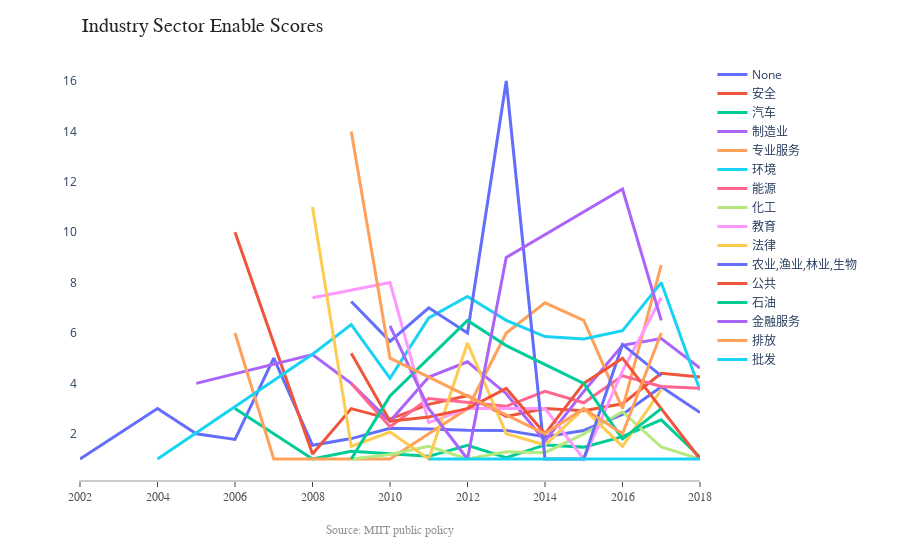

Notebook code cell kept with this figure:
### Markdown cell above
# Restrictive Trends
> ### the restrict score for Manufacturing,environmental protection have a general decreasing trend, implying the government is perhaps less restrictive in these markets. But overall, the restrictive scores for the major sectors are decreasing, insinuating perhaps there are either a change of regulation rhetoric or there are less regulations in these sectors. 
> ### Environment vs Manufacturing
- Interestingly enough, the average restrive scores of environmental protection and peaked at 2009 and 2013, while the manufacturing restrictive scores reached local minimum during those two years, implying there are perhaps a negative relationship between policy restrictiness between environment protection and manufacturing related policies. Data cannot provide any cause effect explains to this pattern, however the government seems to have opposing restrictive measures for these two areas. 
> ### Manufacturing vs Energy.
- Another interesting finding is that manufacturing restrictive scores are correlated with the energy restrictive scores from 2009 up to date, as both industry sectors reached a local maximum peak in 2011. This data suggests perhaps implies the government may have similar market access planning and cataloging for energy and manufacturing sectors. 
> ### Chemcial vs. Safety.
- restrictiv score for chemcial and safety standards are increasing over the years, implaying the government is tightening the regulations. 
> ### Safety Standards vs Professional Services 
- they have opposite relationships, as one increase, the other decreases, implying that the government try to decrease regulation on professional services while increase regulation on safty standards.
> ### Safety Standards vs Environmental Sectors
- both are somewhat correlated, meaning as safety standards tightens, the Environmental sectors also tightens.
> ### Public Goods vs Energy Sectors
- both are somewhat correlated, perhaps even auto-correlated with public-goods restrictive score laggin behind, meaning as energy sectors restrictive score rises, public-goods restrictiveness score also rises, perhaps by cause and effect.

### Code cell
fig.show()

### Figure 1 — Plotly figure (JSON) as saved in the notebook; plotly's stock layout.template omitted (floating-point values rounded to 4 significant figures)
{"data": [{"hoverinfo": "x+y+name", "line": {"width": 3}, "mode": "lines", "name": "None", "type": "scatter", "x": ["2002", "2003", "2004", "2005", "2006", "2007", "2008", "2009", "2010", "2011", "2012", "2013", "2014", "2015", "2016", "2017", "2018"], "y": [1, 2, 3, 2, 1.778, 5, 1.545, 1.81, 2.221, 2.193, 2.145, 2.135, 1.881, 2.133, 2.769, 3.868, 2.847]}, {"hoverinfo": "x+y+name", "line": {"width": 3}, "mode": "lines", "name": "安全", "type": "scatter", "x": ["2006", "2008", "2009", "2010", "2011", "2012", "2013", "2014", "2015", "2016", "2017", "2018"], "y": [10, 1.2, 3, 2.586, 3.167, 3.512, 2.69, 3, 2.913, 3.19, 4.4, 4.257]}, {"hoverinfo": "x+y+name", "line": {"width": 3}, "mode": "lines", "name": "汽车", "type": "scatter", "x": ["2006", "2008", "2009", "2010", "2011", "2012", "2013", "2014", "2015", "2016", "2017", "2018"], "y": [3, 1, 1.304, 1.203, 1.105, 1.547, 1.051, 1.558, 1.471, 1.888, 2.553, 1.078]}, {"hoverinfo": "x+y+name", "line": {"width": 3}, "mode": "lines", "name": "制造业", "type": "scatter", "x": ["2005", "2008", "2009", "2010", "2011", "2012", "2013", "2014", "2015", "2016", "2017", "2018"], "y": [4, 5.143, 4, 2.5, 4.25, 4.857, 3.591, 1.714, 3.681, 5.511, 5.78, 4.607]}, {"hoverinfo": "x+y+name", "line": {"width": 3}, "mode": "lines", "name": "专业服务", "type": "scatter", "x": ["2006", "2007", "2009", "2010", "2011", "2012", "2013", "2014", "2015", "2016", "2017"], "y": [6, 1, 1, 1, 2, 3, 6, 7.2, 6.5, 3, 8.692]}, {"hoverinfo": "x+y+name", "line": {"width": 3}, "mode": "lines", "name": "环境", "type": "scatter", "x": ["2004", "2008", "2009", "2010", "2011", "2012", "2013", "2014", "2015", "2016", "2017", "2018"], "y": [1, 5.158, 6.333, 4.2, 6.6, 7.45, 6.5, 5.857, 5.765, 6.094, 8, 3.727]}, {"hoverinfo": "x+y+name", "line": {"width": 3}, "mode": "lines", "name": "能源", "type": "scatter", "x": ["2009", "2010", "2011", "2012", "2013", "2014", "2015", "2016", "2017", "2018"], "y": [4, 2.278, 3.4, 3.241, 3.091, 3.682, 3.231, 4.302, 3.875, 3.812]}, {"hoverinfo": "x+y+name", "line": {"width": 3}, "mode": "lines", "name": "化工", "type": "scatter", "x": ["2009", "2010", "2011", "2012", "2013", "2014", "2015", "2016", "2017", "2018"], "y": [1, 1.182, 1.5, 1, 1.286, 1.25, 2, 2.875, 1.476, 1]}, {"hoverinfo": "x+y+name", "line": {"width": 3}, "mode": "lines", "name": "教育", "type": "scatter", "x": ["2008", "2010", "2011", "2012", "2013", "2014", "2015", "2016", "2017"], "y": [7.4, 8, 2.444, 3, 3, 3, 1, 4.5, 7.4]}, {"hoverinfo": "x+y+name", "line": {"width": 3}, "mode": "lines", "name": "法律", "type": "scatter", "x": ["2008", "2009", "2010", "2011", "2012", "2013", "2014", "2015", "2016", "2017"], "y": [11, 1.5, 2.071, 1, 5.6, 2, 1.556, 3, 1.5, 3.75]}, {"hoverinfo": "x+y+name", "line": {"width": 3}, "mode": "lines", "name": "农业,渔业,林业,生物", "type": "scatter", "x": ["2009", "2010", "2011", "2012", "2013", "2014", "2015", "2016", "2017"], "y": [7.25, 5.667, 7, 6, 16, 1, 1, 5.545, 4.3]}, {"hoverinfo": "x+y+name", "line": {"width": 3}, "mode": "lines", "name": "公共", "type": "scatter", "x": ["2009", "2010", "2011", "2012", "2013", "2014", "2015", "2016", "2017", "2018"], "y": [5.2, 2.5, 2.667, 3, 3.8, 2, 4, 5, 3, 1]}, {"hoverinfo": "x+y+name", "line": {"width": 3}, "mode": "lines", "name": "石油", "type": "scatter", "x": ["2009", "2010", "2012", "2013", "2015", "2016", "2017"], "y": [1, 3.5, 6.5, 5.5, 4, 1.8, 3]}, {"hoverinfo": "x+y+name", "line": {"width": 3}, "mode": "lines", "name": "金融服务", "type": "scatter", "x": ["2010", "2011", "2012", "2013", "2016", "2017"], "y": [6.286, 3, 1, 9, 11.71, 6.5]}, {"hoverinfo": "x+y+name", "line": {"width": 3}, "mode": "lines", "name": "排放", "type": "scatter", "x": ["2009", "2010", "2014", "2015", "2016", "2017"], "y": [14, 5, 2, 3, 2, 6]}, {"hoverinfo": "x+y+name", "line": {"width": 3}, "mode": "lines", "name": "批发", "type": "scatter", "x": ["2011", "2016", "2018"], "y": [1, 1, 1]}], "layout": {"annotations": [{"font": {"color": "rgb(37,37,37)", "family": "Arial", "size": 20}, "showarrow": false, "text": "Industry Sector Enable Scores", "x": 0, "xanchor": "left", "xref": "paper", "y": 1.05, "yanchor": "bottom", "yref": "paper"}, {"font": {"color": "rgb(150,150,150)", "family": "Arial", "size": 12}, "showarrow": false, "text": "Source: MIIT public policy", "x": 0.5, "xanchor": "center", "xref": "paper", "y": -0.1, "yanchor": "top", "yref": "paper"}], "autosize": false, "hovermode": "closest", "margin": {"autoexpand": false, "l": 80, "r": 200, "t": 60}, "plot_bgcolor": "white", "showlegend": true, "xaxis": {"linecolor": "rgb(204, 204, 204)", "linewidth": 2, "showgrid": true, "showline": true, "showticklabels": true, "tickfont": {"color": "rgb(82, 82, 82)", "family": "Arial", "size": 12}, "ticks": "outside", "zeroline": false}, "yaxis": {"showgrid": true, "showline": true, "showticklabels": true, "ticks": "", "zeroline": true}}}
